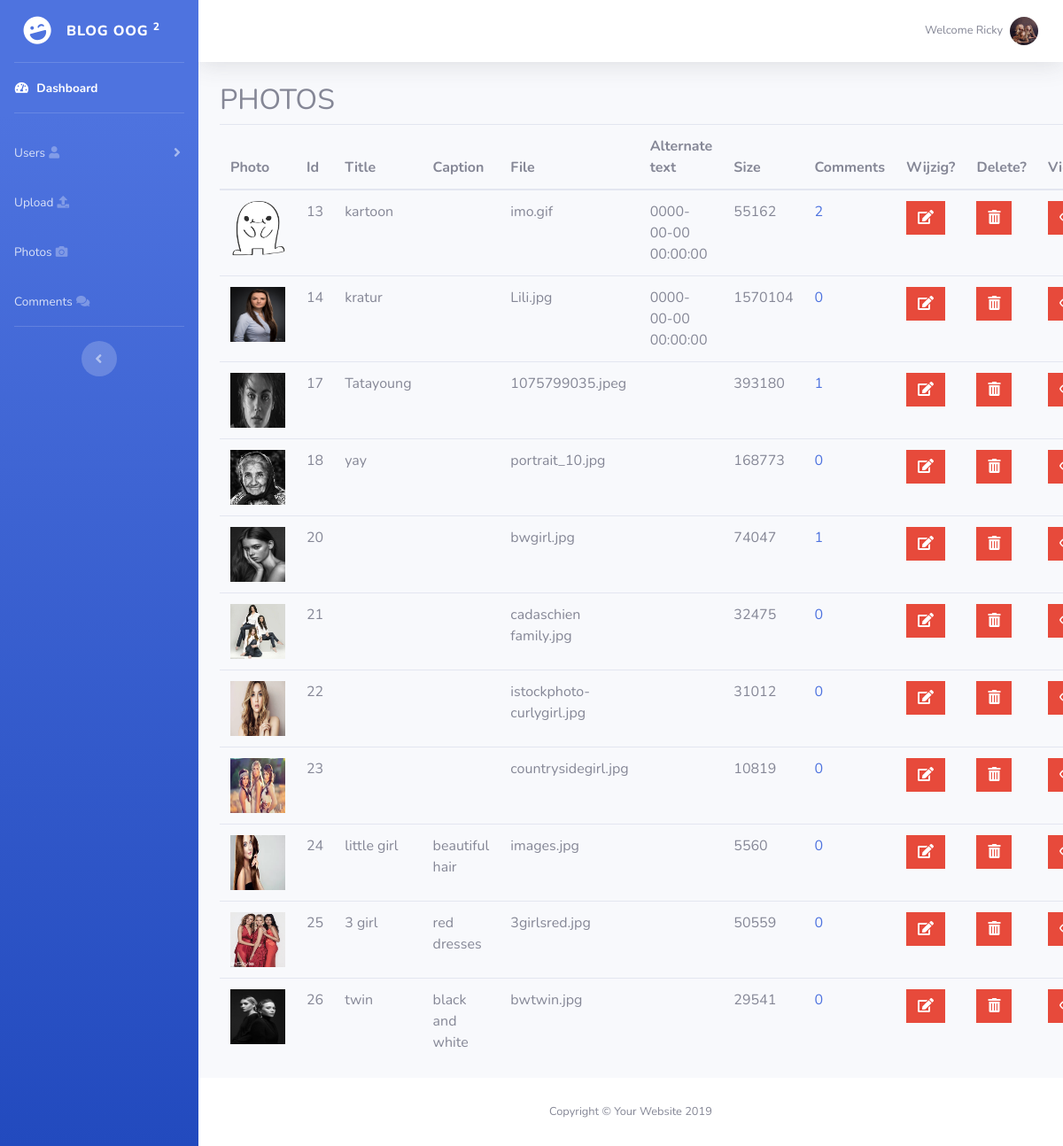
/admin/photos.php (signed in), run on the app's committed database.
### tables this page shows
CREATE TABLE IF NOT EXISTS `user` (
  `id` int(11) NOT NULL,
  `username` varchar(50) NOT NULL,
  `password` varchar(50) NOT NULL,
  `first_name` varchar(50) NOT NULL,
  `last_name` varchar(50) NOT NULL,
  `user_image` varchar(255) NOT NULL
);

CREATE TABLE IF NOT EXISTS `photo` (
  `id` int(11) NOT NULL,
  `title` varchar(50) NOT NULL,
  `caption` varchar(50) NOT NULL,
  `description` text NOT NULL,
  `filename` varchar(50) NOT NULL,
  `alternate_text` varchar(50) NOT NULL,
  `type` varchar(50) NOT NULL,
  `size` int(50) NOT NULL,
  `upload_on` datetime NOT NULL
);

### admin/includes/Database.php (called while the page is built, shortened)
<?php
class Database
{
    public $connection;
    public function open_db_connection()
    {
        $this->connection = mysqli_connect(DB_HOST, DB_USER, DB_PASS, DB_NAME);
    }
    public function query($sql)
    {
        $result = $this->connection->query($sql);
        return $result;
    }
    public function escape_string($string)
    {
        $escaped_string = $this->connection->real_escape_string($string);
        return $escaped_string;
    }
}
$database = new Database();
?>

### admin/includes/Db_object.php (called while the page is built, shortened)
<?php
class Db_object
{       public $id;
    public static function find_all()
    {
        return static::find_this_query("SELECT * from " . static::$db_table);
    }
    public static function find_this_query($sql)
    {
        global $database;
        $result = $database->query($sql);
        $the_object_array = array();
        while ($row = mysqli_fetch_array($result)) {
            $the_object_array[] = static::instantie($row);
        }
        return $the_object_array;
    }
    public static function instantie($result)
    {   $calling_class = get_called_class();
        $the_object = new $calling_class;
        foreach ($result as $the_attribute => $value) {
            if($the_object->has_the_attribute($the_attribute)) {
                $the_object->$the_attribute = $value;
            }
        }
        return $the_object;
    }
    private function has_the_attribute($the_attribute)
    {
        $object_properties = get_object_vars($this);
        return array_key_exists($the_attribute, $object_properties);
    }
}

### admin/includes/User.php (called while the page is built, shortened)
<?php
class User extends Db_object
{
    protected static $db_table = "user";
    public $user_image;
    public $upload_directory = 'img'. DS .'users';
    public $image_placeholder = 'https://avatars.dicebear.com/v2/male/:seed.svg';
    public static function find_by_user($username)
    {
        $result = static::find_this_query("SELECT * from " . static::$db_table . " WHERE username LIKE '$username'");
        return !empty($result) ? array_shift($result) : false;
    }
    public function image_path_and_placeholder(){
        return empty($this->user_image) ? $this->image_placeholder : $this->upload_directory. DS . $this->user_image;
    }
}
?>

### admin/includes/Photo.php (called while the page is built, shortened)
<?php
class Photo extends Db_object
{
    public $filename;
    public $upload_directory = "img";
    public function picture_path(){
        return $this->upload_directory. DS .$this->filename;
    }
}

### admin/includes/Comment.php (called while the page is built, shortened)
<?php
class Comment extends Db_object
{
    protected static $db_table = "comment";
    public static function find_the_comment($photo_id){
        global $database;
        $sql ="SELECT * FROM " . self::$db_table;
        $sql .= " WHERE photo_id = " . $database->escape_string($photo_id);
        $sql .= " ORDER BY photo_id ASC";
        return self::find_this_query($sql);
    }
}

### admin/photos.php (the view, shortened to what this page needs)
<?php include("includes/header.php");
    $photos = Photo::find_all();
?>
<?php include("includes/sidebar.php");?>
<?php include("includes/content-top.php");?>
<div class="container-fluid">
    <div class="row">
        <div class="col-12">
            <h2>PHOTOS</h2>
            <table class="table table-header">
                <thead>
                <tr>
                    <th>Photo</th>
                    <th>Id</th>
                    <th>Title</th>
                    <th>Caption</th>
                    <th>File</th>
                    <th>Alternate text</th>
                    <th>Size</th>
                    <th>Comments</th>
                    <th>Wijzig?</th>
                    <th>Delete?</th>
                    <th>View?</th>
                </tr>
                </thead>
                <tbody>
                <?php foreach ($photos as $photo): ?>
                <tr>
                    <td><img src="<?php echo $photo->picture_path(); ?>" height="62" width="62" alt="" ></td>
                    <td><?php echo $photo->id; ?></td>
                    <td><?php echo $photo->title; ?></td>
                    <td><?php echo $photo->caption; ?></td>
                    <td><?php echo $photo->filename; ?></td>
                    <td><?php echo $photo->alternate_text; ?></td>
                    <td><?php echo $photo->size; ?></td>
                    <td><a href="comments_photo.php?id=<?php echo $photo->id; ?>" class="text-center text-primary">
                            <?php
                            $comments = Comment::find_the_comment($photo->id);
                            echo count($comments);
                            ?>
                            </a></td>
                    <td><a href="edit_photo.php?id=<?php echo $photo->id; ?>"
                            class="btn btn-danger rounded-0"><i class="fas fa-edit"></i></a></td>
                    <td><a href="delete_photo.php?id=<?php echo $photo->id; ?>"
                           class="btn btn-danger rounded-0"><i class="fas fa-trash-alt"></i></a></td>
                    <td><a href="../frontp_photo.php?id=<?php echo $photo->id; ?>"
                           class="btn btn-danger rounded-0"><i class="far fa-eye"></i></a></td>
                </tr>
                <?php endforeach; ?>
                </tbody>
            </table>
        </div>
    </div>
</div>
<?php include("includes/footer.php");?>

### admin/includes/header.php (shortened to what this page needs)
<!DOCTYPE html>
<html lang="en">
<head>
    <link href="vendor/fontawesome-free/css/all.min.css" rel="stylesheet" type="text/css">
    <link href="css/sb-admin-2.min.css" rel="stylesheet">
</head>
<body id="page-top">
<div id="wrapper">

### admin/includes/sidebar.php (shortened to what this page needs)
<ul class="navbar-nav bg-gradient-primary sidebar sidebar-dark accordion" id="accordionSidebar">
    <a class="sidebar-brand d-flex align-items-center justify-content-center" href="index.php">
        <div class="sidebar-brand-icon rotate-n-15">
            <i class="fas fa-laugh-wink"></i>
        </div>
        <div class="sidebar-brand-text mx-3">Blog oog <sup>2</sup></div>
    </a>
    <hr class="sidebar-divider my-0">
    <li class="nav-item active">
        <a class="nav-link" href="index.php">
            <i class="fas fa-fw fa-tachometer-alt"></i>
            <span>Dashboard</span></a>
    </li>
    <hr class="sidebar-divider">
    <li class="nav-item">
        <a class="nav-link collapsed" href="#" data-toggle="collapse" data-target="#collapseTwo" aria-expanded="true" aria-controls="collapseTwo">
            <span>Users</span>
            <i class="fas fa-user"></i>
        </a>
    </li>
    <li class="nav-item">
        <a class="nav-link" href="upload.php">
            <span>Upload</span>
            <i class="fas fa-upload"></i>
        </a>
    </li>
    <li class="nav-item">
        <a class="nav-link" href="photos.php">
            <span>Photos</span>
            <i class="fas fa-camera"></i>
        </a>
    </li>
    <li class="nav-item">
        <a class="nav-link" href="comments.php">
            <span>Comments</span>
            <i class="fas fa-comments"></i>
        </a>
    </li>
    <hr class="sidebar-divider d-none d-md-block">
    <div class="text-center d-none d-md-inline">
        <button class="rounded-circle border-0" id="sidebarToggle"></button>
    </div>
</ul>

### admin/includes/content-top.php (shortened to what this page needs)
<div id="content-wrapper" class="d-flex flex-column">
        <?php
            $username = $_SESSION['username'];
            $user = User::find_by_user($username);
        ?>
    <div id="content">
        <nav class="navbar navbar-expand navbar-light bg-white topbar mb-4 static-top shadow">
            <ul class="navbar-nav ml-auto">
                <li class="nav-item dropdown no-arrow">
                    <a class="nav-link dropdown-toggle" href="#" id="userDropdown" role="button" data-toggle="dropdown" aria-haspopup="true" aria-expanded="false">
                        <span class="mr-2 d-none d-lg-inline text-gray-600 small"><?php echo "Welcome ". $user->first_name;?></span>
                        <img class="img-profile rounded-circle" src="<?php echo $user->image_path_and_placeholder();?>">
                    </a>
                </li>
            </ul>
        </nav>

### admin/includes/footer.php (shortened to what this page needs)
<footer class="sticky-footer bg-white">
    <div class="container my-auto">
        <div class="copyright text-center my-auto">
            <span>Copyright &copy; Your Website 2019</span>
        </div>
    </div>
</footer>
</div>
</div>
</body>
</html>

### data on the page
user: first_name "Ricky", user_image (picture)
photo: filename (picture), id "13", title "kartoon", filename "imo.gif", alternate_text "0000-00-00 00:00:00", size "55162", count($comments) "2"
photo: filename (picture), id "14", title "kratur", filename "Lili.jpg", alternate_text "0000-00-00 00:00:00", size "1570104", count($comments) "0"
photo: filename (picture), id "17", title "Tatayoung", filename "1075799035.jpeg", size "393180", count($comments) "1"
photo: filename (picture), id "18", title "yay", filename "portrait_10.jpg", size "168773", count($comments) "0"
photo: filename (picture), id "20", filename "bwgirl.jpg", size "74047", count($comments) "1"
photo: filename (picture), id "21", filename "cadaschien family.jpg", size "32475", count($comments) "0"
photo: filename (picture), id "22", filename "istockphoto-curlygirl.jpg", size "31012", count($comments) "0"
photo: filename (picture), id "23", filename "countrysidegirl.jpg", size "10819", count($comments) "0"
photo: filename (picture), id "24", title "little girl", caption "beautiful hair", filename "images.jpg", size "5560", count($comments) "0"
photo: filename (picture), id "25", title "3 girl", caption "red dresses", filename "3girlsred.jpg", size "50559", count($comments) "0"
photo: filename (picture), id "26", title "twin", caption "black and white", filename "bwtwin.jpg", size "29541", count($comments) "0"
